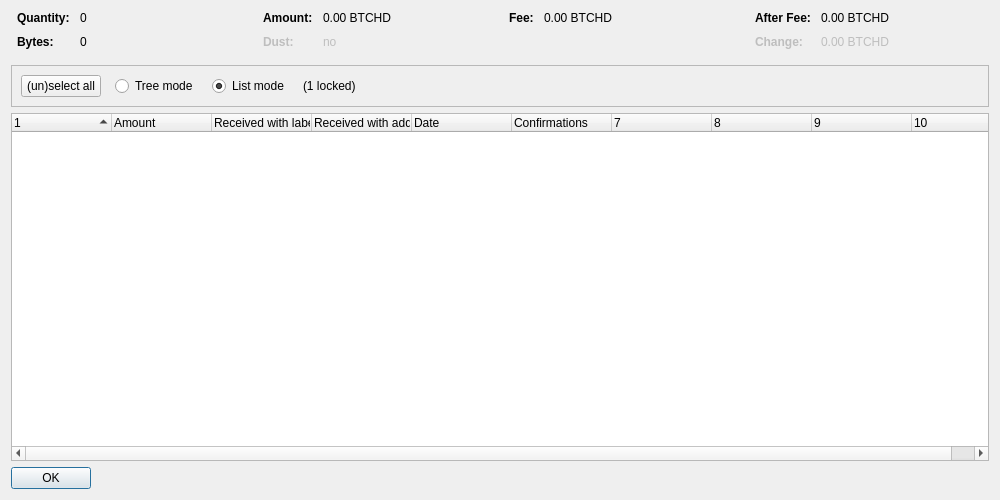
<?xml version="1.0" encoding="UTF-8"?>
<ui version="4.0">
 <class>CoinControlDialog</class>
 <widget class="QDialog" name="CoinControlDialog">
  <property name="geometry">
   <rect>
    <x>0</x>
    <y>0</y>
    <width>1000</width>
    <height>500</height>
   </rect>
  </property>
  <property name="windowTitle">
   <string>Coin Selection</string>
  </property>
  <layout class="QVBoxLayout" name="verticalLayout">
   <item>
    <layout class="QHBoxLayout" name="horizontalLayoutTop" stretch="0,0,0,0">
     <property name="topMargin">
      <number>0</number>
     </property>
     <property name="bottomMargin">
      <number>10</number>
     </property>
     <item>
      <layout class="QFormLayout" name="formLayoutCoinControl1">
       <property name="horizontalSpacing">
        <number>10</number>
       </property>
       <property name="verticalSpacing">
        <number>10</number>
       </property>
       <property name="leftMargin">
        <number>6</number>
       </property>
       <property name="rightMargin">
        <number>6</number>
       </property>
       <item row="0" column="0">
        <widget class="QLabel" name="labelCoinControlQuantityText">
         <property name="font">
          <font>
           <weight>75</weight>
           <bold>true</bold>
          </font>
         </property>
         <property name="text">
          <string>Quantity:</string>
         </property>
        </widget>
       </item>
       <item row="0" column="1">
        <widget class="QLabel" name="labelCoinControlQuantity">
         <property name="cursor">
          <cursorShape>IBeamCursor</cursorShape>
         </property>
         <property name="contextMenuPolicy">
          <enum>Qt::ActionsContextMenu</enum>
         </property>
         <property name="text">
          <string notr="true">0</string>
         </property>
         <property name="textInteractionFlags">
          <set>Qt::LinksAccessibleByMouse|Qt::TextSelectableByKeyboard|Qt::TextSelectableByMouse</set>
         </property>
        </widget>
       </item>
       <item row="1" column="0">
        <widget class="QLabel" name="labelCoinControlBytesText">
         <property name="font">
          <font>
           <weight>75</weight>
           <bold>true</bold>
          </font>
         </property>
         <property name="text">
          <string>Bytes:</string>
         </property>
        </widget>
       </item>
       <item row="1" column="1">
        <widget class="QLabel" name="labelCoinControlBytes">
         <property name="cursor">
          <cursorShape>IBeamCursor</cursorShape>
         </property>
         <property name="contextMenuPolicy">
          <enum>Qt::ActionsContextMenu</enum>
         </property>
         <property name="text">
          <string notr="true">0</string>
         </property>
         <property name="textInteractionFlags">
          <set>Qt::LinksAccessibleByMouse|Qt::TextSelectableByKeyboard|Qt::TextSelectableByMouse</set>
         </property>
        </widget>
       </item>
      </layout>
     </item>
     <item>
      <layout class="QFormLayout" name="formLayoutCoinControl2">
       <property name="horizontalSpacing">
        <number>10</number>
       </property>
       <property name="verticalSpacing">
        <number>10</number>
       </property>
       <property name="leftMargin">
        <number>6</number>
       </property>
       <property name="rightMargin">
        <number>6</number>
       </property>
       <item row="0" column="0">
        <widget class="QLabel" name="labelCoinControlAmountText">
         <property name="font">
          <font>
           <weight>75</weight>
           <bold>true</bold>
          </font>
         </property>
         <property name="text">
          <string>Amount:</string>
         </property>
        </widget>
       </item>
       <item row="0" column="1">
        <widget class="QLabel" name="labelCoinControlAmount">
         <property name="cursor">
          <cursorShape>IBeamCursor</cursorShape>
         </property>
         <property name="contextMenuPolicy">
          <enum>Qt::ActionsContextMenu</enum>
         </property>
         <property name="text">
          <string notr="true">0.00 BTCHD</string>
         </property>
         <property name="textInteractionFlags">
          <set>Qt::LinksAccessibleByMouse|Qt::TextSelectableByKeyboard|Qt::TextSelectableByMouse</set>
         </property>
        </widget>
       </item>
       <item row="1" column="0">
        <widget class="QLabel" name="labelCoinControlLowOutputText">
         <property name="enabled">
          <bool>false</bool>
         </property>
         <property name="font">
          <font>
           <weight>75</weight>
           <bold>true</bold>
          </font>
         </property>
         <property name="text">
          <string>Dust:</string>
         </property>
        </widget>
       </item>
       <item row="1" column="1">
        <widget class="QLabel" name="labelCoinControlLowOutput">
         <property name="enabled">
          <bool>false</bool>
         </property>
         <property name="cursor">
          <cursorShape>IBeamCursor</cursorShape>
         </property>
         <property name="contextMenuPolicy">
          <enum>Qt::ActionsContextMenu</enum>
         </property>
         <property name="text">
          <string notr="true">no</string>
         </property>
         <property name="textInteractionFlags">
          <set>Qt::LinksAccessibleByMouse|Qt::TextSelectableByKeyboard|Qt::TextSelectableByMouse</set>
         </property>
        </widget>
       </item>
      </layout>
     </item>
     <item>
      <layout class="QFormLayout" name="formLayoutCoinControl3">
       <property name="horizontalSpacing">
        <number>10</number>
       </property>
       <property name="verticalSpacing">
        <number>10</number>
       </property>
       <property name="leftMargin">
        <number>6</number>
       </property>
       <property name="rightMargin">
        <number>6</number>
       </property>
       <item row="0" column="0">
        <widget class="QLabel" name="labelCoinControlFeeText">
         <property name="font">
          <font>
           <weight>75</weight>
           <bold>true</bold>
          </font>
         </property>
         <property name="text">
          <string>Fee:</string>
         </property>
        </widget>
       </item>
       <item row="0" column="1">
        <widget class="QLabel" name="labelCoinControlFee">
         <property name="cursor">
          <cursorShape>IBeamCursor</cursorShape>
         </property>
         <property name="contextMenuPolicy">
          <enum>Qt::ActionsContextMenu</enum>
         </property>
         <property name="text">
          <string notr="true">0.00 BTCHD</string>
         </property>
         <property name="textInteractionFlags">
          <set>Qt::LinksAccessibleByMouse|Qt::TextSelectableByKeyboard|Qt::TextSelectableByMouse</set>
         </property>
        </widget>
       </item>
      </layout>
     </item>
     <item>
      <layout class="QFormLayout" name="formLayoutCoinControl4">
       <property name="horizontalSpacing">
        <number>10</number>
       </property>
       <property name="verticalSpacing">
        <number>10</number>
       </property>
       <property name="leftMargin">
        <number>6</number>
       </property>
       <property name="rightMargin">
        <number>6</number>
       </property>
       <item row="0" column="0">
        <widget class="QLabel" name="labelCoinControlAfterFeeText">
         <property name="font">
          <font>
           <weight>75</weight>
           <bold>true</bold>
          </font>
         </property>
         <property name="text">
          <string>After Fee:</string>
         </property>
        </widget>
       </item>
       <item row="0" column="1">
        <widget class="QLabel" name="labelCoinControlAfterFee">
         <property name="cursor">
          <cursorShape>IBeamCursor</cursorShape>
         </property>
         <property name="contextMenuPolicy">
          <enum>Qt::ActionsContextMenu</enum>
         </property>
         <property name="text">
          <string notr="true">0.00 BTCHD</string>
         </property>
         <property name="textInteractionFlags">
          <set>Qt::LinksAccessibleByMouse|Qt::TextSelectableByKeyboard|Qt::TextSelectableByMouse</set>
         </property>
        </widget>
       </item>
       <item row="1" column="0">
        <widget class="QLabel" name="labelCoinControlChangeText">
         <property name="enabled">
          <bool>false</bool>
         </property>
         <property name="font">
          <font>
           <weight>75</weight>
           <bold>true</bold>
          </font>
         </property>
         <property name="text">
          <string>Change:</string>
         </property>
        </widget>
       </item>
       <item row="1" column="1">
        <widget class="QLabel" name="labelCoinControlChange">
         <property name="enabled">
          <bool>false</bool>
         </property>
         <property name="cursor">
          <cursorShape>IBeamCursor</cursorShape>
         </property>
         <property name="contextMenuPolicy">
          <enum>Qt::ActionsContextMenu</enum>
         </property>
         <property name="text">
          <string notr="true">0.00 BTCHD</string>
         </property>
         <property name="textInteractionFlags">
          <set>Qt::LinksAccessibleByMouse|Qt::TextSelectableByKeyboard|Qt::TextSelectableByMouse</set>
         </property>
        </widget>
       </item>
      </layout>
     </item>
    </layout>
   </item>
   <item>
    <widget class="QFrame" name="frame">
     <property name="minimumSize">
      <size>
       <width>0</width>
       <height>40</height>
      </size>
     </property>
     <property name="frameShape">
      <enum>QFrame::StyledPanel</enum>
     </property>
     <property name="frameShadow">
      <enum>QFrame::Sunken</enum>
     </property>
     <layout class="QHBoxLayout" name="horizontalLayout">
      <item>
       <layout class="QHBoxLayout" name="horizontalLayoutPanel" stretch="0,0,0,0,0">
        <property name="spacing">
         <number>14</number>
        </property>
        <item>
         <widget class="QPushButton" name="pushButtonSelectAll">
          <property name="sizePolicy">
           <sizepolicy hsizetype="Maximum" vsizetype="Fixed">
            <horstretch>0</horstretch>
            <verstretch>0</verstretch>
           </sizepolicy>
          </property>
          <property name="text">
           <string>(un)select all</string>
          </property>
          <property name="autoDefault">
           <bool>false</bool>
          </property>
         </widget>
        </item>
        <item>
         <widget class="QRadioButton" name="radioTreeMode">
          <property name="sizePolicy">
           <sizepolicy hsizetype="Maximum" vsizetype="Fixed">
            <horstretch>0</horstretch>
            <verstretch>0</verstretch>
           </sizepolicy>
          </property>
          <property name="text">
           <string>Tree mode</string>
          </property>
         </widget>
        </item>
        <item>
         <widget class="QRadioButton" name="radioListMode">
          <property name="sizePolicy">
           <sizepolicy hsizetype="Maximum" vsizetype="Fixed">
            <horstretch>0</horstretch>
            <verstretch>0</verstretch>
           </sizepolicy>
          </property>
          <property name="text">
           <string>List mode</string>
          </property>
          <property name="checked">
           <bool>true</bool>
          </property>
         </widget>
        </item>
        <item>
         <widget class="QLabel" name="labelLocked">
          <property name="text">
           <string notr="true">(1 locked)</string>
          </property>
         </widget>
        </item>
        <item>
         <spacer name="horizontalSpacer">
          <property name="orientation">
           <enum>Qt::Horizontal</enum>
          </property>
          <property name="sizeHint" stdset="0">
           <size>
            <width>40</width>
            <height>20</height>
           </size>
          </property>
         </spacer>
        </item>
       </layout>
      </item>
     </layout>
    </widget>
   </item>
   <item>
    <widget class="CoinControlTreeWidget" name="treeWidget">
     <property name="contextMenuPolicy">
      <enum>Qt::CustomContextMenu</enum>
     </property>
     <property name="sortingEnabled">
      <bool>false</bool>
     </property>
     <property name="columnCount">
      <number>10</number>
     </property>
     <attribute name="headerShowSortIndicator" stdset="0">
      <bool>true</bool>
     </attribute>
     <attribute name="headerStretchLastSection">
      <bool>false</bool>
     </attribute>
     <column>
      <property name="text">
       <string/>
      </property>
     </column>
     <column>
      <property name="text">
       <string>Amount</string>
      </property>
     </column>
     <column>
      <property name="text">
       <string>Received with label</string>
      </property>
     </column>
     <column>
      <property name="text">
       <string>Received with address</string>
      </property>
     </column>
     <column>
      <property name="text">
       <string>Date</string>
      </property>
     </column>
     <column>
      <property name="text">
       <string>Confirmations</string>
      </property>
      <property name="toolTip">
       <string>Confirmed</string>
      </property>
     </column>
     <column>
      <property name="text">
       <string/>
      </property>
     </column>
     <column>
      <property name="text">
       <string/>
      </property>
     </column>
     <column>
      <property name="text">
       <string/>
      </property>
     </column>
     <column>
      <property name="text">
       <string/>
      </property>
     </column>
    </widget>
   </item>
   <item>
    <widget class="QDialogButtonBox" name="buttonBox">
     <property name="sizePolicy">
      <sizepolicy hsizetype="Maximum" vsizetype="Fixed">
       <horstretch>0</horstretch>
       <verstretch>0</verstretch>
      </sizepolicy>
     </property>
     <property name="orientation">
      <enum>Qt::Horizontal</enum>
     </property>
     <property name="standardButtons">
      <set>QDialogButtonBox::Ok</set>
     </property>
    </widget>
   </item>
  </layout>
 </widget>
 <customwidgets>
  <customwidget>
   <class>CoinControlTreeWidget</class>
   <extends>QTreeWidget</extends>
   <header>qt/coincontroltreewidget.h</header>
  </customwidget>
 </customwidgets>
 <resources/>
 <connections/>
</ui>
